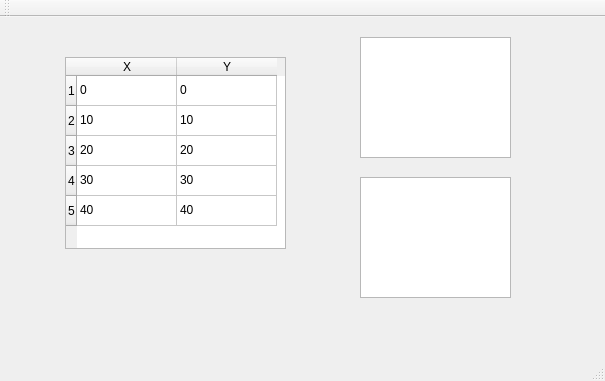
<?xml version="1.0" encoding="UTF-8"?>
<ui version="4.0">
 <class>MainWindow</class>
 <widget class="QMainWindow" name="MainWindow">
  <property name="geometry">
   <rect>
    <x>0</x>
    <y>0</y>
    <width>605</width>
    <height>381</height>
   </rect>
  </property>
  <property name="windowTitle">
   <string>MainWindow</string>
  </property>
  <widget class="QWidget" name="centralWidget">
   <widget class="QGraphicsView" name="graphicsViewLine">
    <property name="geometry">
     <rect>
      <x>360</x>
      <y>20</y>
      <width>151</width>
      <height>121</height>
     </rect>
    </property>
   </widget>
   <widget class="QGraphicsView" name="graphicsViewPoints">
    <property name="geometry">
     <rect>
      <x>360</x>
      <y>160</y>
      <width>151</width>
      <height>121</height>
     </rect>
    </property>
   </widget>
   <widget class="QTableWidget" name="myTable">
    <property name="geometry">
     <rect>
      <x>65</x>
      <y>40</y>
      <width>221</width>
      <height>192</height>
     </rect>
    </property>
    <row>
     <property name="text">
      <string>1</string>
     </property>
    </row>
    <row>
     <property name="text">
      <string>2</string>
     </property>
    </row>
    <row>
     <property name="text">
      <string>3</string>
     </property>
    </row>
    <row>
     <property name="text">
      <string>4</string>
     </property>
    </row>
    <row>
     <property name="text">
      <string>5</string>
     </property>
    </row>
    <column>
     <property name="text">
      <string>X</string>
     </property>
    </column>
    <column>
     <property name="text">
      <string>Y</string>
     </property>
    </column>
    <item row="0" column="0">
     <property name="text">
      <string>0</string>
     </property>
    </item>
    <item row="0" column="1">
     <property name="text">
      <string>0</string>
     </property>
    </item>
    <item row="1" column="0">
     <property name="text">
      <string>10</string>
     </property>
    </item>
    <item row="1" column="1">
     <property name="text">
      <string>10</string>
     </property>
    </item>
    <item row="2" column="0">
     <property name="text">
      <string>20</string>
     </property>
    </item>
    <item row="2" column="1">
     <property name="text">
      <string>20</string>
     </property>
    </item>
    <item row="3" column="0">
     <property name="text">
      <string>30</string>
     </property>
    </item>
    <item row="3" column="1">
     <property name="text">
      <string>30</string>
     </property>
    </item>
    <item row="4" column="0">
     <property name="text">
      <string>40</string>
     </property>
    </item>
    <item row="4" column="1">
     <property name="text">
      <string>40</string>
     </property>
    </item>
   </widget>
  </widget>
  <widget class="QMenuBar" name="menuBar">
   <property name="geometry">
    <rect>
     <x>0</x>
     <y>0</y>
     <width>605</width>
     <height>25</height>
    </rect>
   </property>
  </widget>
  <widget class="QToolBar" name="mainToolBar">
   <attribute name="toolBarArea">
    <enum>TopToolBarArea</enum>
   </attribute>
   <attribute name="toolBarBreak">
    <bool>false</bool>
   </attribute>
  </widget>
  <widget class="QStatusBar" name="statusBar"/>
 </widget>
 <layoutdefault spacing="6" margin="11"/>
 <resources/>
 <connections/>
</ui>
